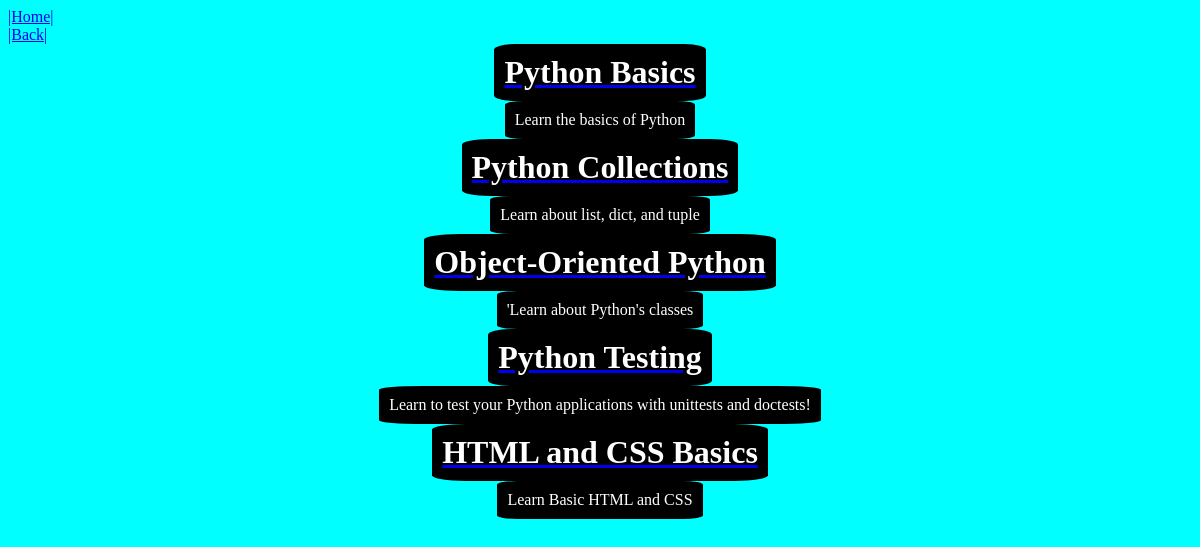
The app's page /courses/, older data.
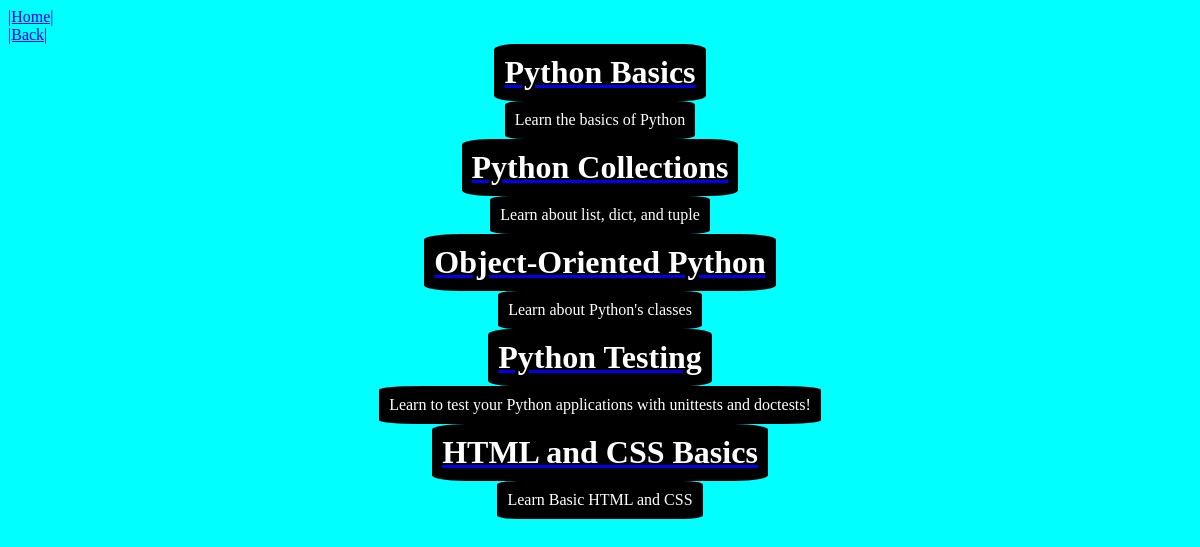
The same page, newer data.
### courses/models.py (models this page shows, shortened)
class Course(models.Model):
    created_at = models.DateTimeField(auto_now_add=True)
    title = models.CharField(max_length=255)
    description = models.TextField()

### courses/views.py (the view)
def course_list(request):
    courses = Course.objects.all()
    return render(request, 'courses/course_list.html', {'courses':courses})

### courses/templates/courses/course_list.html (shortened to what this page needs)
{% extends 'layout.html' %}
{% block content %}
<a href='/'>|Back|</a>
{% for course in courses %}
<center><a href='/courses/{{ course.pk }}'><h1 class='title'>{{course.title}}</h1></a></center>
<center><p class='content'>{{course.description}}</p></center>
{% endfor %}
{% endblock %}

Row changes from the older to the newer data that the page shows:
changed Course "Object-Oriented Python": description "'Learn about Python's classes" → "Learn about Python's classes"
